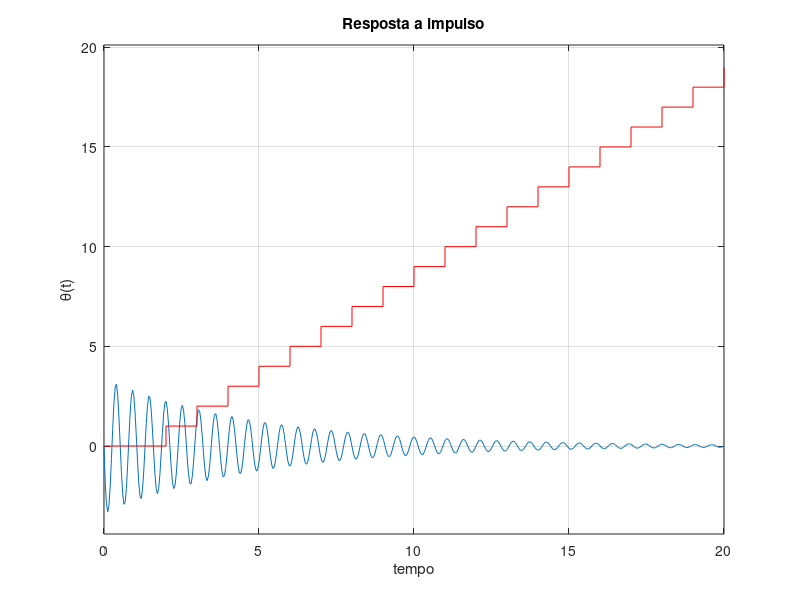
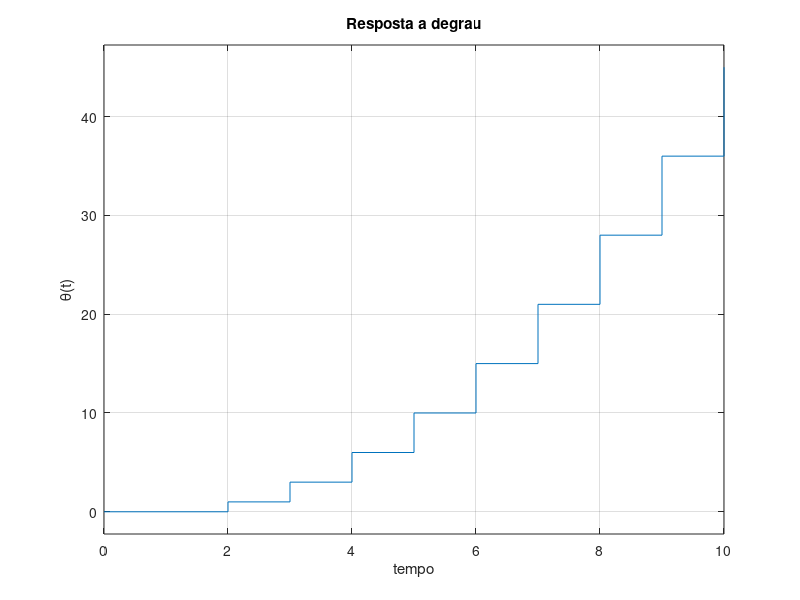
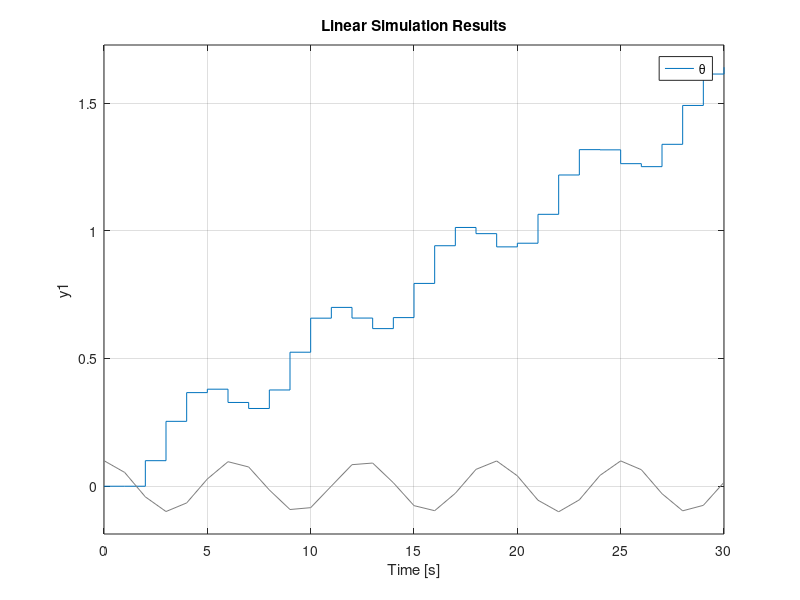

MATLAB code to generate these figures, in order:
clear
close all
clc

A = [1 1; 0 1];
B = [1 0; 0 1];
C = [1 0; 0 1];
D = 0;

H = ss(A, B, C, D, 1)
pause

H = tf(H)
pause

H = H(1, 2)
pause

zpk(H)
pause

[Residuos, Polos, GanhoDireto] = residue(H.num{1}, H.den{1})
%syms k
%h = Residuos(1) * Polos(1) ^ (k - 1) * heaviside(k - 1) + Residuos(2) * Polos(2) ^ (k - 1) * (k - 1) * heaviside(k - 1);
%pretty(h)
%pause

ezplot('0.3961 * exp(-100 * t) + 2 * (-0.1980 * cos(11.7709 * t)-1.6792 * sin(11.7709 * t)) * exp(-0.2 * t)', [0 20])
hold on
impulse(H, 'r', 20)
xlabel('tempo')
ylabel('\theta(t)')
title('Resposta a impulso')

figure
step(H)
xlabel('tempo')
ylabel('\theta(t)')
title('Resposta a degrau')

tempo = 0:1:30;
u = 0.1 * cos(tempo);
figure
lsim(H, u, tempo)
legend('\theta')